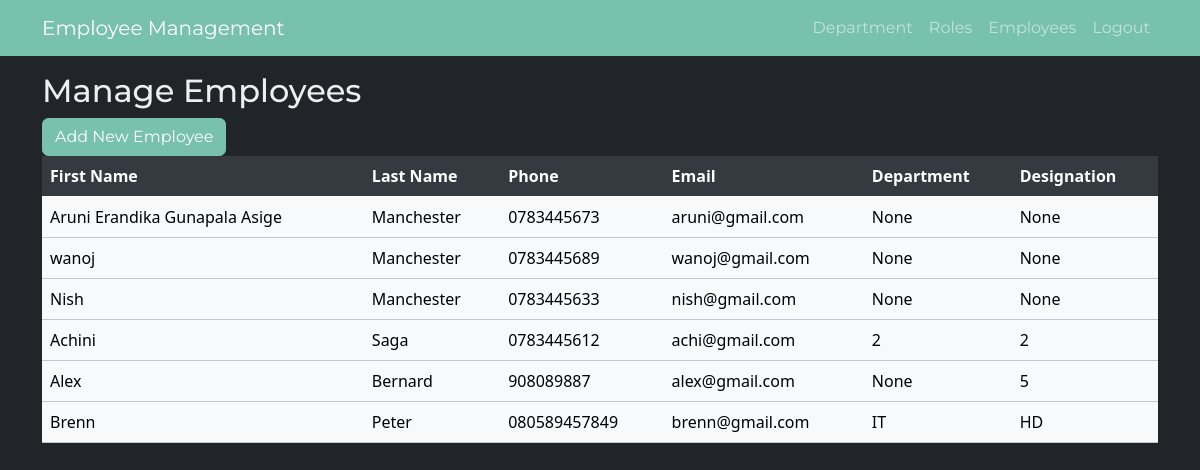
/show_all, run on an earlier commit of the app's database.
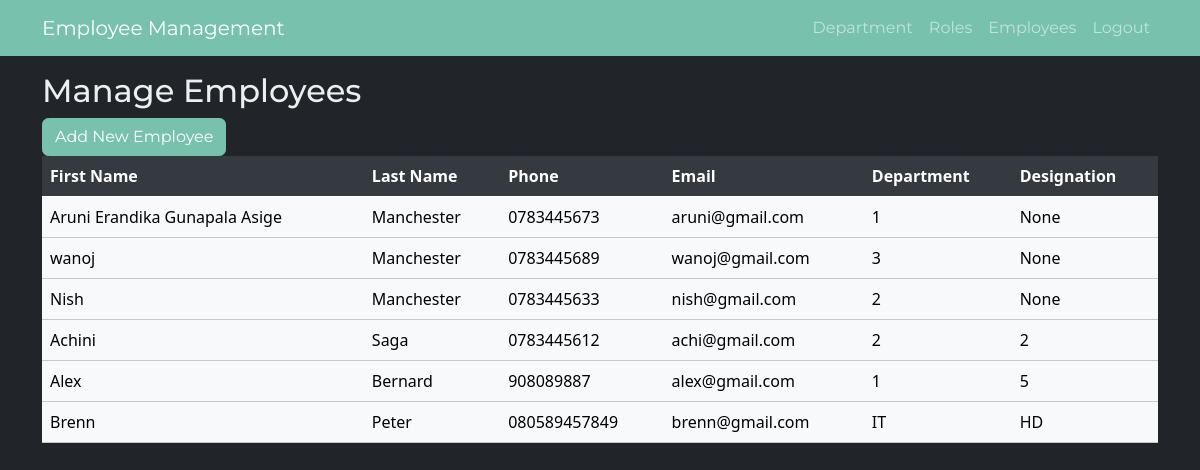
And on a later commit of the database.
### app.py (models this page shows)
class employees(db.Model):
   id = db.Column('eid', db.Integer, primary_key = True, autoincrement = True)
   firstName = db.Column(db.String(100))
   lastName = db.Column(db.String(100))
   phone = db.Column(db.String(50))
   email = db.Column(db.String(200))
   department = db.Column(db.Integer())
   designation = db.Column(db.Integer())
   uid = db.Column(db.Integer())

### app.py (the view)
@app.route('/show_all')
def show_all():
   return render_template('employees.html', employees = employees.query.all() )

### templates/employees.html (shortened to what this page needs)
<!doctype html>
<html lang="en" data-bs-theme="dark">
<head>
  <link href="https://cdn.jsdelivr.net/npm/bootstrap@5.0.2/dist/css/bootstrap.min.css" rel="stylesheet"
>
  <link rel="stylesheet" href="{{url_for('static', filename='bootstrap.css')}}">
  <link rel="stylesheet" href="https://cdn.jsdelivr.net/npm/bootstrap-icons@1.11.2/font/bootstrap-icons.css">
</head>
<body>
  <div class="navbar navbar-expand-lg fixed-top bg-primary" data-bs-theme="dark">
    <div class="container">
      <a href="dashboard" class="navbar-brand">Employee Management</a>
      <div class="collapse navbar-collapse" id="navbarResponsive">
        <ul class="navbar-nav ms-md-auto">
          <li class="nav-item">
            <a class="nav-link" href="departments.html">Department</a>
          </li>
          <li class="nav-item">
            <a class="nav-link" href="roles.html">Roles</a>
          </li>
          <li class="nav-item">
            <a class="nav-link" href="allemployees">Employees</a>
          </li>
          <li class="nav-item">
            <a class="nav-link" href="index.html">Logout</a>
          </li>
        </ul>
      </div>
    </div>
  </div>
  <div class="container">
    <br>
    <br>
    <br>
    <div class="row">
      <div class="bs-component">
        <h2>Manage Employees</h2>
      </div>
      <div class="bs-component">
        <a class="btn btn-primary" href="newemployee" role="button">Add New Employee</a>
      </div>
      <div class="col">
        <table class="table table-light">
          <thead class="table-dark">
            <tr>
              <th scope="col">First Name</th>
              <th scope="col">Last Name</th>
              <th scope="col">Phone</th>
              <th scope="col">Email</th>
              <th scope="col">Department</th>
              <th scope="col">Designation</th>
            </tr>
          </thead>
          <tbody>
            {% for employee in employees %}
            <tr>
              <td>{{employee.firstName}}</td>
              <td>{{employee.lastName}}</td>
              <td>{{employee.phone}}</td>
              <td>{{employee.email}}</td>
              <td>{{employee.department}}</td>
              <td>{{employee.designation}}</td>
              </tr>
            {% endfor %}
          </tbody>
        </table>
      </div>
    </div>
  </div>
</body>
</html>

What changed in the data, as far as the page shows it:
changed employees "Aruni Erandika Gunapala Asige": department "None" → "1"
changed employees "wanoj": department "None" → "3"
changed employees "Nish": department "None" → "2"
changed employees "Alex": department "None" → "1"
